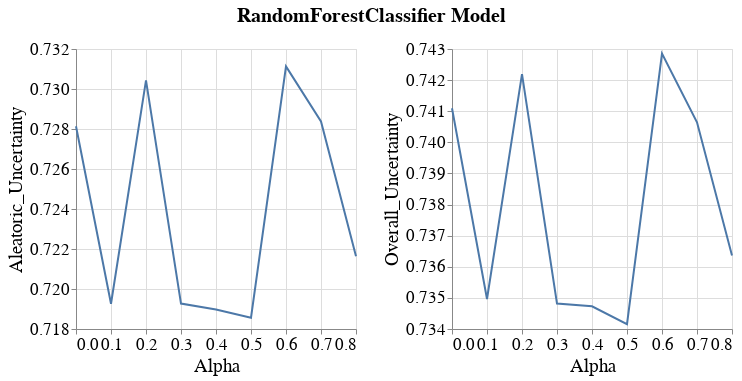

The code cell stored with this chart in its notebook:
### Code cell
visualizer.create_subgroup_metrics_line_band_plot(model_name=MODEL_NAMES[0],
                                                  subgroup_metrics=['Aleatoric_Uncertainty', 'Overall_Uncertainty'])

### Figure 1 — Vega-Lite specification as saved in the notebook (floating-point values rounded to 4 significant figures)
{"config": {"view": {"continuousWidth": 400, "continuousHeight": 300}, "axis": {"labelFontSize": 17, "labelFontWeight": "normal", "titleFontSize": 19, "titleFontWeight": "normal"}, "legend": {"labelFontSize": 17, "symbolStrokeWidth": 10, "titleFontSize": 19}, "title": {"fontSize": 17}}, "vconcat": [{"hconcat": [{"layer": [{"mark": {"type": "errorband", "extent": "ci"}, "encoding": {"x": {"field": "Intervention_Param", "title": "Alpha", "type": "quantitative"}, "y": {"field": "Metric_Value", "scale": {"zero": false}, "title": "Aleatoric_Uncertainty", "type": "quantitative"}}}, {"mark": "line", "encoding": {"x": {"field": "Intervention_Param", "title": "Alpha", "type": "quantitative"}, "y": {"aggregate": "mean", "field": "Metric_Value", "scale": {"zero": false}, "title": "Aleatoric_Uncertainty", "type": "quantitative"}}}], "height": 280, "width": 280}, {"layer": [{"mark": {"type": "errorband", "extent": "ci"}, "encoding": {"x": {"field": "Intervention_Param", "title": "Alpha", "type": "quantitative"}, "y": {"field": "Metric_Value", "scale": {"zero": false}, "title": "Overall_Uncertainty", "type": "quantitative"}}}, {"mark": "line", "encoding": {"x": {"field": "Intervention_Param", "title": "Alpha", "type": "quantitative"}, "y": {"aggregate": "mean", "field": "Metric_Value", "scale": {"zero": false}, "title": "Overall_Uncertainty", "type": "quantitative"}}}], "data": {"name": "data-67bf7f3931edf09de6d5806e3903e0bd"}, "height": 280, "width": 280}]}], "data": {"name": "data-65a780729c2349c661b757efc29a61fe"}, "title": {"text": "RandomForestClassifier Model", "anchor": "middle", "dy": -10, "fontSize": 20}, "$schema": "https://vega.github.io/schema/vega-lite/v4.17.0.json", "datasets": {"data-65a780729c2349c661b757efc29a61fe": [{"Metric": "Aleatoric_Uncertainty", "Bootstrap_Model_Seed": 101, "Model_Name": "RandomForestClassifier", "Model_Params": "{'bootstrap': True, 'ccp_alpha': 0.0, 'class_weight': None, 'criterion': 'gini', 'max_depth': 30, 'max_features': 'sqrt', 'max_leaf_nodes': None, 'max_samples': None, 'min_impurity_decrease': 0.0, 'min_samples_leaf': 2, 'min_samples_split': 10, 'min_weight_fraction_leaf': 0.0, 'n_estimators': 500, 'n_jobs': None, 'oob_score': False, 'random_state': 101, 'verbose': 0, 'warm_start': False}", "Run_Number": "Run_1", "Dataset_Name": "Folktables_NY_2018_Employment", "Num_Estimators": 200, "Tag": "OK", "Record_Create_Date_Time": "2023-07-05T19:21:19.905000", "Session_Uuid": "e6bca5bf-8de7-46ce-bb59-4c2b28dcaaf5", "Experiment_Iteration": "Exp_iter_1", "Dataset_Split_Seed": 100, "Model_Init_Seed": 100, "Fair_Intervention_Params_Lst": "[0.0, 0.1, 0.2, 0.30000000000000004, 0.4, 0.5, 0.6000000000000001, 0.7000000000000001, 0.8, 0.9, 1.0]", "Intervention_Param": 0.2, "Subgroup": "overall", "Metric_Value": 0.7304}, {"Metric": "Aleatoric_Uncertainty", "Bootstrap_Model_Seed": 101, "Model_Name": "RandomForestClassifier", "Model_Params": "{'bootstrap': True, 'ccp_alpha': 0.0, 'class_weight': None, 'criterion': 'gini', 'max_depth': 30, 'max_features': 'sqrt', 'max_leaf_nodes': None, 'max_samples': None, 'min_impurity_decrease': 0.0, 'min_samples_leaf': 2, 'min_samples_split': 10, 'min_weight_fraction_leaf': 0.0, 'n_estimators': 500, 'n_jobs': None, 'oob_score': False, 'random_state': 101, 'verbose': 0, 'warm_start': False}", "Run_Number": "Run_1", "Dataset_Name": "Folktables_NY_2018_Employment", "Num_Estimators": 200, "Tag": "OK", "Record_Create_Date_Time": "2023-07-05T22:03:22.818000", "Session_Uuid": "e6bca5bf-8de7-46ce-bb59-4c2b28dcaaf5", "Experiment_Iteration": "Exp_iter_1", "Dataset_Split_Seed": 100, "Model_Init_Seed": 100, "Fair_Intervention_Params_Lst": "[0.0, 0.1, 0.2, 0.30000000000000004, 0.4, 0.5, 0.6000000000000001, 0.7000000000000001, 0.8, 0.9, 1.0]", "Intervention_Param": 0.6, "Subgroup": "overall", "Metric_Value": 0.7311}, {"Metric": "Aleatoric_Uncertainty", "Bootstrap_Model_Seed": 101, "Model_Name": "RandomForestClassifier", "Model_Params": "{'bootstrap': True, 'ccp_alpha': 0.0, 'class_weight': None, 'criterion': 'gini', 'max_depth': 40, 'max_features': 'sqrt', 'max_leaf_nodes': None, 'max_samples': None, 'min_impurity_decrease': 0.0, 'min_samples_leaf': 2, 'min_samples_split': 10, 'min_weight_fraction_leaf': 0.0, 'n_estimators': 1000, 'n_jobs': None, 'oob_score': False, 'random_state': 101, 'verbose': 0, 'warm_start': False}", "Run_Number": "Run_1", "Dataset_Name": "Folktables_NY_2018_Employment", "Num_Estimators": 200, "Tag": "OK", "Record_Create_Date_Time": "2023-07-06T10:37:34.818000", "Session_Uuid": "e6bca5bf-8de7-46ce-bb59-4c2b28dcaaf5", "Experiment_Iteration": "Exp_iter_1", "Dataset_Split_Seed": 100, "Model_Init_Seed": 100, "Fair_Intervention_Params_Lst": "[0.7, 0.8, 0.9, 1.0]", "Intervention_Param": 0.7, "Subgroup": "overall", "Metric_Value": 0.7284}, {"Metric": "Aleatoric_Uncertainty", "Bootstrap_Model_Seed": 101, "Model_Name": "RandomForestClassifier", "Model_Params": "{'bootstrap': True, 'ccp_alpha': 0.0, 'class_weight': None, 'criterion': 'gini', 'max_depth': 40, 'max_features': 'sqrt', 'max_leaf_nodes': None, 'max_samples': None, 'min_impurity_decrease': 0.0, 'min_samples_leaf': 2, 'min_samples_split': 5, 'min_weight_fraction_leaf': 0.0, 'n_estimators': 200, 'n_jobs': None, 'oob_score': False, 'random_state': 101, 'verbose': 0, 'warm_start': False}", "Run_Number": "Run_1", "Dataset_Name": "Folktables_NY_2018_Employment", "Num_Estimators": 200, "Tag": "OK", "Record_Create_Date_Time": "2023-07-05T21:14:12.662000", "Session_Uuid": "e6bca5bf-8de7-46ce-bb59-4c2b28dcaaf5", "Experiment_Iteration": "Exp_iter_1", "Dataset_Split_Seed": 100, "Model_Init_Seed": 100, "Fair_Intervention_Params_Lst": "[0.0, 0.1, 0.2, 0.30000000000000004, 0.4, 0.5, 0.6000000000000001, 0.7000000000000001, 0.8, 0.9, 1.0]", "Intervention_Param": 0.5, "Subgroup": "overall", "Metric_Value": 0.7186}, {"Metric": "Aleatoric_Uncertainty", "Bootstrap_Model_Seed": 101, "Model_Name": "RandomForestClassifier", "Model_Params": "{'bootstrap': True, 'ccp_alpha': 0.0, 'class_weight': None, 'criterion': 'gini', 'max_depth': 50, 'max_features': 'sqrt', 'max_leaf_nodes': None, 'max_samples': None, 'min_impurity_decrease': 0.0, 'min_samples_leaf': 2, 'min_samples_split': 10, 'min_weight_fraction_leaf': 0.0, 'n_estimators': 100, 'n_jobs': None, 'oob_score': False, 'random_state': 101, 'verbose': 0, 'warm_start': False}", "Run_Number": "Run_1", "Dataset_Name": "Folktables_NY_2018_Employment", "Num_Estimators": 200, "Tag": "OK", "Record_Create_Date_Time": "2023-07-05T17:54:49.958000", "Session_Uuid": "e6bca5bf-8de7-46ce-bb59-4c2b28dcaaf5", "Experiment_Iteration": "Exp_iter_1", "Dataset_Split_Seed": 100, "Model_Init_Seed": 100, "Fair_Intervention_Params_Lst": "[0.0, 0.1, 0.2, 0.30000000000000004, 0.4, 0.5, 0.6000000000000001, 0.7000000000000001, 0.8, 0.9, 1.0]", "Intervention_Param": 0.0, "Subgroup": "overall", "Metric_Value": 0.7281}, {"Metric": "Aleatoric_Uncertainty", "Bootstrap_Model_Seed": 101, "Model_Name": "RandomForestClassifier", "Model_Params": "{'bootstrap': True, 'ccp_alpha': 0.0, 'class_weight': None, 'criterion': 'gini', 'max_depth': 50, 'max_features': 'sqrt', 'max_leaf_nodes': None, 'max_samples': None, 'min_impurity_decrease': 0.0, 'min_samples_leaf': 2, 'min_samples_split': 5, 'min_weight_fraction_leaf': 0.0, 'n_estimators': 1000, 'n_jobs': None, 'oob_score': False, 'random_state': 101, 'verbose': 0, 'warm_start': False}", "Run_Number": "Run_1", "Dataset_Name": "Folktables_NY_2018_Employment", "Num_Estimators": 200, "Tag": "OK", "Record_Create_Date_Time": "2023-07-06T15:32:26.983000", "Session_Uuid": "e6bca5bf-8de7-46ce-bb59-4c2b28dcaaf5", "Experiment_Iteration": "Exp_iter_1", "Dataset_Split_Seed": 100, "Model_Init_Seed": 100, "Fair_Intervention_Params_Lst": "[0.8]", "Intervention_Param": 0.8, "Subgroup": "overall", "Metric_Value": 0.7216}, {"Metric": "Aleatoric_Uncertainty", "Bootstrap_Model_Seed": 101, "Model_Name": "RandomForestClassifier", "Model_Params": "{'bootstrap': True, 'ccp_alpha': 0.0, 'class_weight': None, 'criterion': 'gini', 'max_depth': 50, 'max_features': 'sqrt', 'max_leaf_nodes': None, 'max_samples': None, 'min_impurity_decrease': 0.0, 'min_samples_leaf': 2, 'min_samples_split': 5, 'min_weight_fraction_leaf': 0.0, 'n_estimators': 200, 'n_jobs': None, 'oob_score': False, 'random_state': 101, 'verbose': 0, 'warm_start': False}", "Run_Number": "Run_1", "Dataset_Name": "Folktables_NY_2018_Employment", "Num_Estimators": 200, "Tag": "OK", "Record_Create_Date_Time": "2023-07-05T18:32:15.652000", "Session_Uuid": "e6bca5bf-8de7-46ce-bb59-4c2b28dcaaf5", "Experiment_Iteration": "Exp_iter_1", "Dataset_Split_Seed": 100, "Model_Init_Seed": 100, "Fair_Intervention_Params_Lst": "[0.0, 0.1, 0.2, 0.30000000000000004, 0.4, 0.5, 0.6000000000000001, 0.7000000000000001, 0.8, 0.9, 1.0]", "Intervention_Param": 0.1, "Subgroup": "overall", "Metric_Value": 0.7193}, {"Metric": "Aleatoric_Uncertainty", "Bootstrap_Model_Seed": 101, "Model_Name": "RandomForestClassifier", "Model_Params": "{'bootstrap': True, 'ccp_alpha': 0.0, 'class_weight': None, 'criterion': 'gini', 'max_depth': 50, 'max_features': 'sqrt', 'max_leaf_nodes': None, 'max_samples': None, 'min_impurity_decrease': 0.0, 'min_samples_leaf': 2, 'min_samples_split': 5, 'min_weight_fraction_leaf': 0.0, 'n_estimators': 200, 'n_jobs': None, 'oob_score': False, 'random_state': 101, 'verbose': 0, 'warm_start': False}", "Run_Number": "Run_1", "Dataset_Name": "Folktables_NY_2018_Employment", "Num_Estimators": 200, "Tag": "OK", "Record_Create_Date_Time": "2023-07-05T19:58:41.636000", "Session_Uuid": "e6bca5bf-8de7-46ce-bb59-4c2b28dcaaf5", "Experiment_Iteration": "Exp_iter_1", "Dataset_Split_Seed": 100, "Model_Init_Seed": 100, "Fair_Intervention_Params_Lst": "[0.0, 0.1, 0.2, 0.30000000000000004, 0.4, 0.5, 0.6000000000000001, 0.7000000000000001, 0.8, 0.9, 1.0]", "Intervention_Param": 0.3, "Subgroup": "overall", "Metric_Value": 0.7193}, {"Metric": "Aleatoric_Uncertainty", "Bootstrap_Model_Seed": 101, "Model_Name": "RandomForestClassifier", "Model_Params": "{'bootstrap': True, 'ccp_alpha': 0.0, 'class_weight': None, 'criterion': 'gini', 'max_depth': 50, 'max_features': 'sqrt', 'max_leaf_nodes': None, 'max_samples': None, 'min_impurity_decrease': 0.0, 'min_samples_leaf': 2, 'min_samples_split': 5, 'min_weight_fraction_leaf': 0.0, 'n_estimators': 200, 'n_jobs': None, 'oob_score': False, 'random_state': 101, 'verbose': 0, 'warm_start': False}", "Run_Number": "Run_1", "Dataset_Name": "Folktables_NY_2018_Employment", "Num_Estimators": 200, "Tag": "OK", "Record_Create_Date_Time": "2023-07-05T20:36:50.402000", "Session_Uuid": "e6bca5bf-8de7-46ce-bb59-4c2b28dcaaf5", "Experiment_Iteration": "Exp_iter_1", "Dataset_Split_Seed": 100, "Model_Init_Seed": 100, "Fair_Intervention_Params_Lst": "[0.0, 0.1, 0.2, 0.30000000000000004, 0.4, 0.5, 0.6000000000000001, 0.7000000000000001, 0.8, 0.9, 1.0]", "Intervention_Param": 0.4, "Subgroup": "overall", "Metric_Value": 0.719}], "data-67bf7f3931edf09de6d5806e3903e0bd": [{"Metric": "Overall_Uncertainty", "Bootstrap_Model_Seed": 101, "Model_Name": "RandomForestClassifier", "Model_Params": "{'bootstrap': True, 'ccp_alpha': 0.0, 'class_weight': None, 'criterion': 'gini', 'max_depth': 30, 'max_features': 'sqrt', 'max_leaf_nodes': None, 'max_samples': None, 'min_impurity_decrease': 0.0, 'min_samples_leaf': 2, 'min_samples_split': 10, 'min_weight_fraction_leaf': 0.0, 'n_estimators': 500, 'n_jobs': None, 'oob_score': False, 'random_state': 101, 'verbose': 0, 'warm_start': False}", "Run_Number": "Run_1", "Dataset_Name": "Folktables_NY_2018_Employment", "Num_Estimators": 200, "Tag": "OK", "Record_Create_Date_Time": "2023-07-05T19:21:19.905000", "Session_Uuid": "e6bca5bf-8de7-46ce-bb59-4c2b28dcaaf5", "Experiment_Iteration": "Exp_iter_1", "Dataset_Split_Seed": 100, "Model_Init_Seed": 100, "Fair_Intervention_Params_Lst": "[0.0, 0.1, 0.2, 0.30000000000000004, 0.4, 0.5, 0.6000000000000001, 0.7000000000000001, 0.8, 0.9, 1.0]", "Intervention_Param": 0.2, "Subgroup": "overall", "Metric_Value": 0.7422}, {"Metric": "Overall_Uncertainty", "Bootstrap_Model_Seed": 101, "Model_Name": "RandomForestClassifier", "Model_Params": "{'bootstrap': True, 'ccp_alpha': 0.0, 'class_weight': None, 'criterion': 'gini', 'max_depth': 30, 'max_features': 'sqrt', 'max_leaf_nodes': None, 'max_samples': None, 'min_impurity_decrease': 0.0, 'min_samples_leaf': 2, 'min_samples_split': 10, 'min_weight_fraction_leaf': 0.0, 'n_estimators': 500, 'n_jobs': None, 'oob_score': False, 'random_state': 101, 'verbose': 0, 'warm_start': False}", "Run_Number": "Run_1", "Dataset_Name": "Folktables_NY_2018_Employment", "Num_Estimators": 200, "Tag": "OK", "Record_Create_Date_Time": "2023-07-05T22:03:22.818000", "Session_Uuid": "e6bca5bf-8de7-46ce-bb59-4c2b28dcaaf5", "Experiment_Iteration": "Exp_iter_1", "Dataset_Split_Seed": 100, "Model_Init_Seed": 100, "Fair_Intervention_Params_Lst": "[0.0, 0.1, 0.2, 0.30000000000000004, 0.4, 0.5, 0.6000000000000001, 0.7000000000000001, 0.8, 0.9, 1.0]", "Intervention_Param": 0.6, "Subgroup": "overall", "Metric_Value": 0.7429}, {"Metric": "Overall_Uncertainty", "Bootstrap_Model_Seed": 101, "Model_Name": "RandomForestClassifier", "Model_Params": "{'bootstrap': True, 'ccp_alpha': 0.0, 'class_weight': None, 'criterion': 'gini', 'max_depth': 40, 'max_features': 'sqrt', 'max_leaf_nodes': None, 'max_samples': None, 'min_impurity_decrease': 0.0, 'min_samples_leaf': 2, 'min_samples_split': 10, 'min_weight_fraction_leaf': 0.0, 'n_estimators': 1000, 'n_jobs': None, 'oob_score': False, 'random_state': 101, 'verbose': 0, 'warm_start': False}", "Run_Number": "Run_1", "Dataset_Name": "Folktables_NY_2018_Employment", "Num_Estimators": 200, "Tag": "OK", "Record_Create_Date_Time": "2023-07-06T10:37:34.818000", "Session_Uuid": "e6bca5bf-8de7-46ce-bb59-4c2b28dcaaf5", "Experiment_Iteration": "Exp_iter_1", "Dataset_Split_Seed": 100, "Model_Init_Seed": 100, "Fair_Intervention_Params_Lst": "[0.7, 0.8, 0.9, 1.0]", "Intervention_Param": 0.7, "Subgroup": "overall", "Metric_Value": 0.7406}, {"Metric": "Overall_Uncertainty", "Bootstrap_Model_Seed": 101, "Model_Name": "RandomForestClassifier", "Model_Params": "{'bootstrap': True, 'ccp_alpha': 0.0, 'class_weight': None, 'criterion': 'gini', 'max_depth': 40, 'max_features': 'sqrt', 'max_leaf_nodes': None, 'max_samples': None, 'min_impurity_decrease': 0.0, 'min_samples_leaf': 2, 'min_samples_split': 5, 'min_weight_fraction_leaf': 0.0, 'n_estimators': 200, 'n_jobs': None, 'oob_score': False, 'random_state': 101, 'verbose': 0, 'warm_start': False}", "Run_Number": "Run_1", "Dataset_Name": "Folktables_NY_2018_Employment", "Num_Estimators": 200, "Tag": "OK", "Record_Create_Date_Time": "2023-07-05T21:14:12.662000", "Session_Uuid": "e6bca5bf-8de7-46ce-bb59-4c2b28dcaaf5", "Experiment_Iteration": "Exp_iter_1", "Dataset_Split_Seed": 100, "Model_Init_Seed": 100, "Fair_Intervention_Params_Lst": "[0.0, 0.1, 0.2, 0.30000000000000004, 0.4, 0.5, 0.6000000000000001, 0.7000000000000001, 0.8, 0.9, 1.0]", "Intervention_Param": 0.5, "Subgroup": "overall", "Metric_Value": 0.7342}, {"Metric": "Overall_Uncertainty", "Bootstrap_Model_Seed": 101, "Model_Name": "RandomForestClassifier", "Model_Params": "{'bootstrap': True, 'ccp_alpha': 0.0, 'class_weight': None, 'criterion': 'gini', 'max_depth': 50, 'max_features': 'sqrt', 'max_leaf_nodes': None, 'max_samples': None, 'min_impurity_decrease': 0.0, 'min_samples_leaf': 2, 'min_samples_split': 10, 'min_weight_fraction_leaf': 0.0, 'n_estimators': 100, 'n_jobs': None, 'oob_score': False, 'random_state': 101, 'verbose': 0, 'warm_start': False}", "Run_Number": "Run_1", "Dataset_Name": "Folktables_NY_2018_Employment", "Num_Estimators": 200, "Tag": "OK", "Record_Create_Date_Time": "2023-07-05T17:54:49.958000", "Session_Uuid": "e6bca5bf-8de7-46ce-bb59-4c2b28dcaaf5", "Experiment_Iteration": "Exp_iter_1", "Dataset_Split_Seed": 100, "Model_Init_Seed": 100, "Fair_Intervention_Params_Lst": "[0.0, 0.1, 0.2, 0.30000000000000004, 0.4, 0.5, 0.6000000000000001, 0.7000000000000001, 0.8, 0.9, 1.0]", "Intervention_Param": 0.0, "Subgroup": "overall", "Metric_Value": 0.7411}, {"Metric": "Overall_Uncertainty", "Bootstrap_Model_Seed": 101, "Model_Name": "RandomForestClassifier", "Model_Params": "{'bootstrap': True, 'ccp_alpha': 0.0, 'class_weight': None, 'criterion': 'gini', 'max_depth': 50, 'max_features': 'sqrt', 'max_leaf_nodes': None, 'max_samples': None, 'min_impurity_decrease': 0.0, 'min_samples_leaf': 2, 'min_samples_split': 5, 'min_weight_fraction_leaf': 0.0, 'n_estimators': 1000, 'n_jobs': None, 'oob_score': False, 'random_state': 101, 'verbose': 0, 'warm_start': False}", "Run_Number": "Run_1", "Dataset_Name": "Folktables_NY_2018_Employment", "Num_Estimators": 200, "Tag": "OK", "Record_Create_Date_Time": "2023-07-06T15:32:26.983000", "Session_Uuid": "e6bca5bf-8de7-46ce-bb59-4c2b28dcaaf5", "Experiment_Iteration": "Exp_iter_1", "Dataset_Split_Seed": 100, "Model_Init_Seed": 100, "Fair_Intervention_Params_Lst": "[0.8]", "Intervention_Param": 0.8, "Subgroup": "overall", "Metric_Value": 0.7364}, {"Metric": "Overall_Uncertainty", "Bootstrap_Model_Seed": 101, "Model_Name": "RandomForestClassifier", "Model_Params": "{'bootstrap': True, 'ccp_alpha': 0.0, 'class_weight': None, 'criterion': 'gini', 'max_depth': 50, 'max_features': 'sqrt', 'max_leaf_nodes': None, 'max_samples': None, 'min_impurity_decrease': 0.0, 'min_samples_leaf': 2, 'min_samples_split': 5, 'min_weight_fraction_leaf': 0.0, 'n_estimators': 200, 'n_jobs': None, 'oob_score': False, 'random_state': 101, 'verbose': 0, 'warm_start': False}", "Run_Number": "Run_1", "Dataset_Name": "Folktables_NY_2018_Employment", "Num_Estimators": 200, "Tag": "OK", "Record_Create_Date_Time": "2023-07-05T18:32:15.652000", "Session_Uuid": "e6bca5bf-8de7-46ce-bb59-4c2b28dcaaf5", "Experiment_Iteration": "Exp_iter_1", "Dataset_Split_Seed": 100, "Model_Init_Seed": 100, "Fair_Intervention_Params_Lst": "[0.0, 0.1, 0.2, 0.30000000000000004, 0.4, 0.5, 0.6000000000000001, 0.7000000000000001, 0.8, 0.9, 1.0]", "Intervention_Param": 0.1, "Subgroup": "overall", "Metric_Value": 0.735}, {"Metric": "Overall_Uncertainty", "Bootstrap_Model_Seed": 101, "Model_Name": "RandomForestClassifier", "Model_Params": "{'bootstrap': True, 'ccp_alpha': 0.0, 'class_weight': None, 'criterion': 'gini', 'max_depth': 50, 'max_features': 'sqrt', 'max_leaf_nodes': None, 'max_samples': None, 'min_impurity_decrease': 0.0, 'min_samples_leaf': 2, 'min_samples_split': 5, 'min_weight_fraction_leaf': 0.0, 'n_estimators': 200, 'n_jobs': None, 'oob_score': False, 'random_state': 101, 'verbose': 0, 'warm_start': False}", "Run_Number": "Run_1", "Dataset_Name": "Folktables_NY_2018_Employment", "Num_Estimators": 200, "Tag": "OK", "Record_Create_Date_Time": "2023-07-05T19:58:41.636000", "Session_Uuid": "e6bca5bf-8de7-46ce-bb59-4c2b28dcaaf5", "Experiment_Iteration": "Exp_iter_1", "Dataset_Split_Seed": 100, "Model_Init_Seed": 100, "Fair_Intervention_Params_Lst": "[0.0, 0.1, 0.2, 0.30000000000000004, 0.4, 0.5, 0.6000000000000001, 0.7000000000000001, 0.8, 0.9, 1.0]", "Intervention_Param": 0.3, "Subgroup": "overall", "Metric_Value": 0.7348}, {"Metric": "Overall_Uncertainty", "Bootstrap_Model_Seed": 101, "Model_Name": "RandomForestClassifier", "Model_Params": "{'bootstrap': True, 'ccp_alpha': 0.0, 'class_weight': None, 'criterion': 'gini', 'max_depth': 50, 'max_features': 'sqrt', 'max_leaf_nodes': None, 'max_samples': None, 'min_impurity_decrease': 0.0, 'min_samples_leaf': 2, 'min_samples_split': 5, 'min_weight_fraction_leaf': 0.0, 'n_estimators': 200, 'n_jobs': None, 'oob_score': False, 'random_state': 101, 'verbose': 0, 'warm_start': False}", "Run_Number": "Run_1", "Dataset_Name": "Folktables_NY_2018_Employment", "Num_Estimators": 200, "Tag": "OK", "Record_Create_Date_Time": "2023-07-05T20:36:50.402000", "Session_Uuid": "e6bca5bf-8de7-46ce-bb59-4c2b28dcaaf5", "Experiment_Iteration": "Exp_iter_1", "Dataset_Split_Seed": 100, "Model_Init_Seed": 100, "Fair_Intervention_Params_Lst": "[0.0, 0.1, 0.2, 0.30000000000000004, 0.4, 0.5, 0.6000000000000001, 0.7000000000000001, 0.8, 0.9, 1.0]", "Intervention_Param": 0.4, "Subgroup": "overall", "Metric_Value": 0.7347}]}}
